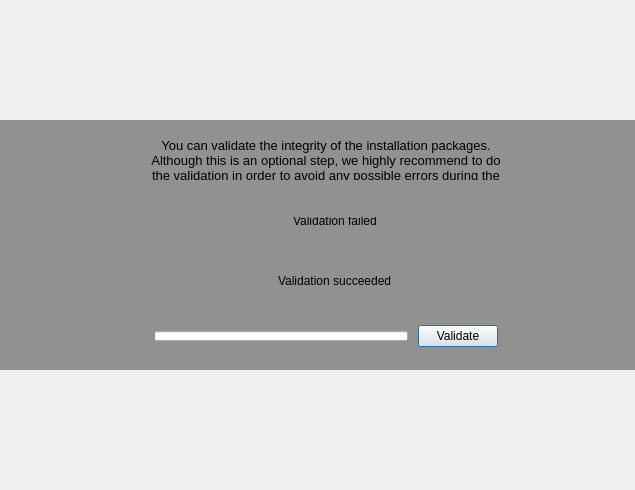
<?xml version="1.0" encoding="UTF-8"?>
<ui version="4.0">
 <class>CheckCDWidget</class>
 <widget class="QWidget" name="CheckCDWidget">
  <property name="geometry">
   <rect>
    <x>0</x>
    <y>0</y>
    <width>635</width>
    <height>490</height>
   </rect>
  </property>
  <property name="windowTitle">
   <string/>
  </property>
  <property name="styleSheet">
   <string notr="true"/>
  </property>
  <layout class="QGridLayout" name="gridLayout">
   <property name="margin">
    <number>0</number>
   </property>
   <item row="0" column="1">
    <widget class="QFrame" name="frame">
     <property name="sizePolicy">
      <sizepolicy hsizetype="Expanding" vsizetype="Maximum">
       <horstretch>0</horstretch>
       <verstretch>0</verstretch>
      </sizepolicy>
     </property>
     <property name="minimumSize">
      <size>
       <width>600</width>
       <height>250</height>
      </size>
     </property>
     <property name="maximumSize">
      <size>
       <width>16777215</width>
       <height>250</height>
      </size>
     </property>
     <property name="styleSheet">
      <string notr="true">#frame{background-color: rgba(0,0,0,100)}</string>
     </property>
     <property name="frameShape">
      <enum>QFrame::NoFrame</enum>
     </property>
     <property name="frameShadow">
      <enum>QFrame::Raised</enum>
     </property>
     <property name="lineWidth">
      <number>0</number>
     </property>
     <layout class="QGridLayout" name="gridLayout_3">
      <property name="topMargin">
       <number>20</number>
      </property>
      <property name="bottomMargin">
       <number>20</number>
      </property>
      <property name="horizontalSpacing">
       <number>10</number>
      </property>
      <property name="verticalSpacing">
       <number>0</number>
      </property>
      <item row="0" column="3">
       <spacer name="horizontalSpacer_2">
        <property name="orientation">
         <enum>Qt::Horizontal</enum>
        </property>
        <property name="sizeHint" stdset="0">
         <size>
          <width>40</width>
          <height>20</height>
         </size>
        </property>
       </spacer>
      </item>
      <item row="0" column="0">
       <spacer name="horizontalSpacer">
        <property name="orientation">
         <enum>Qt::Horizontal</enum>
        </property>
        <property name="sizeHint" stdset="0">
         <size>
          <width>40</width>
          <height>20</height>
         </size>
        </property>
       </spacer>
      </item>
      <item row="0" column="1">
       <widget class="QLabel" name="pix">
        <property name="sizePolicy">
         <sizepolicy hsizetype="Maximum" vsizetype="Maximum">
          <horstretch>0</horstretch>
          <verstretch>0</verstretch>
         </sizepolicy>
        </property>
        <property name="lineWidth">
         <number>0</number>
        </property>
        <property name="pixmap">
         <pixmap>:/gui/pics/media-optical.png</pixmap>
        </property>
        <property name="alignment">
         <set>Qt::AlignCenter</set>
        </property>
        <property name="wordWrap">
         <bool>false</bool>
        </property>
       </widget>
      </item>
      <item row="0" column="2">
       <layout class="QVBoxLayout" name="verticalLayout">
        <property name="spacing">
         <number>20</number>
        </property>
        <property name="leftMargin">
         <number>10</number>
        </property>
        <property name="rightMargin">
         <number>10</number>
        </property>
        <item>
         <spacer name="verticalSpacer">
          <property name="orientation">
           <enum>Qt::Vertical</enum>
          </property>
          <property name="sizeHint" stdset="0">
           <size>
            <width>20</width>
            <height>40</height>
           </size>
          </property>
         </spacer>
        </item>
        <item>
         <widget class="QLabel" name="checkLabel">
          <property name="sizePolicy">
           <sizepolicy hsizetype="Expanding" vsizetype="Preferred">
            <horstretch>0</horstretch>
            <verstretch>0</verstretch>
           </sizepolicy>
          </property>
          <property name="minimumSize">
           <size>
            <width>350</width>
            <height>0</height>
           </size>
          </property>
          <property name="maximumSize">
           <size>
            <width>350</width>
            <height>16777215</height>
           </size>
          </property>
          <property name="font">
           <font>
            <pointsize>10</pointsize>
            <weight>50</weight>
            <italic>false</italic>
            <bold>false</bold>
            <underline>false</underline>
           </font>
          </property>
          <property name="styleSheet">
           <string notr="true"/>
          </property>
          <property name="lineWidth">
           <number>0</number>
          </property>
          <property name="text">
           <string>You can validate the integrity of the installation packages. Although this is an optional step, we highly recommend to do the validation in order to avoid any possible errors during the installation process.</string>
          </property>
          <property name="alignment">
           <set>Qt::AlignCenter</set>
          </property>
          <property name="wordWrap">
           <bool>true</bool>
          </property>
          <property name="margin">
           <number>0</number>
          </property>
         </widget>
        </item>
        <item>
         <widget class="QGroupBox" name="validationFailBox">
          <property name="maximumSize">
           <size>
            <width>400</width>
            <height>16777215</height>
           </size>
          </property>
          <property name="styleSheet">
           <string notr="true">border:0px</string>
          </property>
          <property name="title">
           <string/>
          </property>
          <property name="flat">
           <bool>true</bool>
          </property>
          <layout class="QHBoxLayout" name="horizontalLayout_5">
           <property name="spacing">
            <number>10</number>
           </property>
           <item>
            <spacer name="horizontalSpacer_9">
             <property name="orientation">
              <enum>Qt::Horizontal</enum>
             </property>
             <property name="sizeHint" stdset="0">
              <size>
               <width>40</width>
               <height>20</height>
              </size>
             </property>
            </spacer>
           </item>
           <item>
            <widget class="QLabel" name="label_7">
             <property name="sizePolicy">
              <sizepolicy hsizetype="Fixed" vsizetype="Preferred">
               <horstretch>0</horstretch>
               <verstretch>0</verstretch>
              </sizepolicy>
             </property>
             <property name="lineWidth">
              <number>0</number>
             </property>
             <property name="text">
              <string/>
             </property>
             <property name="pixmap">
              <pixmap>:/gui/pics/dialog-error.png</pixmap>
             </property>
            </widget>
           </item>
           <item>
            <widget class="QLabel" name="label_8">
             <property name="lineWidth">
              <number>0</number>
             </property>
             <property name="text">
              <string>Validation failed</string>
             </property>
            </widget>
           </item>
           <item>
            <spacer name="horizontalSpacer_10">
             <property name="orientation">
              <enum>Qt::Horizontal</enum>
             </property>
             <property name="sizeHint" stdset="0">
              <size>
               <width>40</width>
               <height>20</height>
              </size>
             </property>
            </spacer>
           </item>
          </layout>
         </widget>
        </item>
        <item>
         <widget class="QGroupBox" name="validationSucceedBox">
          <property name="maximumSize">
           <size>
            <width>400</width>
            <height>16777215</height>
           </size>
          </property>
          <property name="styleSheet">
           <string notr="true">border:0px</string>
          </property>
          <property name="title">
           <string/>
          </property>
          <property name="flat">
           <bool>true</bool>
          </property>
          <layout class="QHBoxLayout" name="horizontalLayout_2">
           <property name="spacing">
            <number>10</number>
           </property>
           <item>
            <spacer name="horizontalSpacer_3">
             <property name="orientation">
              <enum>Qt::Horizontal</enum>
             </property>
             <property name="sizeHint" stdset="0">
              <size>
               <width>40</width>
               <height>20</height>
              </size>
             </property>
            </spacer>
           </item>
           <item>
            <widget class="QLabel" name="label_2">
             <property name="sizePolicy">
              <sizepolicy hsizetype="Fixed" vsizetype="Preferred">
               <horstretch>0</horstretch>
               <verstretch>0</verstretch>
              </sizepolicy>
             </property>
             <property name="lineWidth">
              <number>0</number>
             </property>
             <property name="text">
              <string/>
             </property>
             <property name="pixmap">
              <pixmap>:/gui/pics/task-complete.png</pixmap>
             </property>
            </widget>
           </item>
           <item>
            <widget class="QLabel" name="label">
             <property name="lineWidth">
              <number>0</number>
             </property>
             <property name="text">
              <string>Validation succeeded</string>
             </property>
            </widget>
           </item>
           <item>
            <spacer name="horizontalSpacer_4">
             <property name="orientation">
              <enum>Qt::Horizontal</enum>
             </property>
             <property name="sizeHint" stdset="0">
              <size>
               <width>40</width>
               <height>20</height>
              </size>
             </property>
            </spacer>
           </item>
          </layout>
         </widget>
        </item>
        <item>
         <widget class="QGroupBox" name="validationBox">
          <property name="maximumSize">
           <size>
            <width>400</width>
            <height>16777215</height>
           </size>
          </property>
          <property name="styleSheet">
           <string notr="true">#validationBox{border: 0px;}</string>
          </property>
          <property name="title">
           <string/>
          </property>
          <property name="flat">
           <bool>true</bool>
          </property>
          <layout class="QHBoxLayout" name="horizontalLayout">
           <property name="spacing">
            <number>10</number>
           </property>
           <property name="margin">
            <number>0</number>
           </property>
           <item>
            <widget class="QProgressBar" name="progressBar">
             <property name="sizePolicy">
              <sizepolicy hsizetype="Expanding" vsizetype="Preferred">
               <horstretch>0</horstretch>
               <verstretch>0</verstretch>
              </sizepolicy>
             </property>
             <property name="maximumSize">
              <size>
               <width>16777215</width>
               <height>10</height>
              </size>
             </property>
             <property name="maximum">
              <number>100</number>
             </property>
             <property name="value">
              <number>0</number>
             </property>
             <property name="textVisible">
              <bool>false</bool>
             </property>
             <property name="orientation">
              <enum>Qt::Horizontal</enum>
             </property>
             <property name="textDirection">
              <enum>QProgressBar::TopToBottom</enum>
             </property>
            </widget>
           </item>
           <item>
            <widget class="QPushButton" name="checkButton">
             <property name="sizePolicy">
              <sizepolicy hsizetype="Fixed" vsizetype="Fixed">
               <horstretch>0</horstretch>
               <verstretch>0</verstretch>
              </sizepolicy>
             </property>
             <property name="maximumSize">
              <size>
               <width>16777215</width>
               <height>16777215</height>
              </size>
             </property>
             <property name="styleSheet">
              <string notr="true"/>
             </property>
             <property name="text">
              <string>Validate</string>
             </property>
             <property name="icon">
              <iconset>
               <normaloff>:/gui/pics/task-accepted.png</normaloff>:/gui/pics/task-accepted.png</iconset>
             </property>
             <property name="default">
              <bool>true</bool>
             </property>
             <property name="flat">
              <bool>false</bool>
             </property>
            </widget>
           </item>
          </layout>
         </widget>
        </item>
        <item>
         <spacer name="verticalSpacer_2">
          <property name="orientation">
           <enum>Qt::Vertical</enum>
          </property>
          <property name="sizeHint" stdset="0">
           <size>
            <width>20</width>
            <height>40</height>
           </size>
          </property>
         </spacer>
        </item>
       </layout>
      </item>
     </layout>
    </widget>
   </item>
  </layout>
 </widget>
 <layoutdefault spacing="6" margin="11"/>
 <pixmapfunction>qPixmapFromMimeSource</pixmapfunction>
 <resources>
  <include location="../../data.qrc"/>
 </resources>
 <connections/>
</ui>
